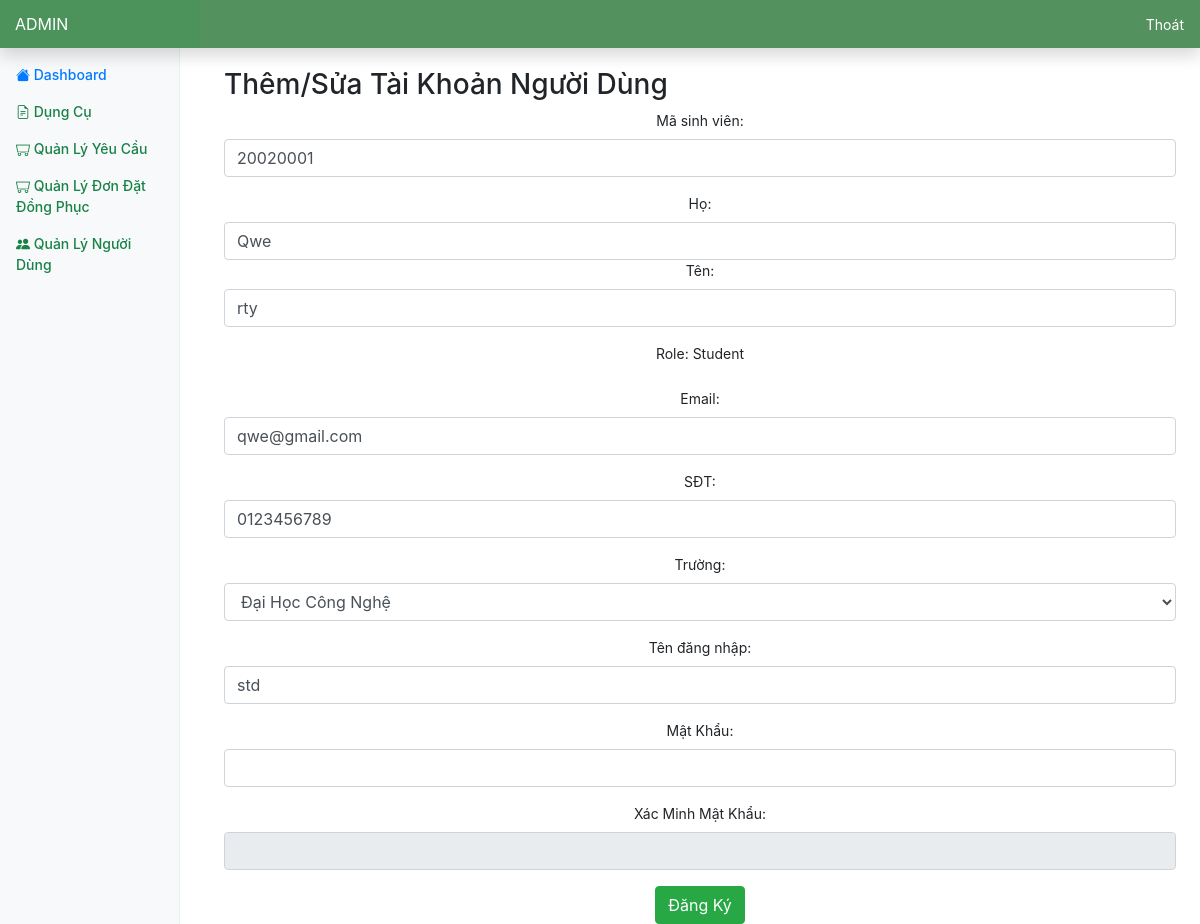
Screenshot of /admin/user/edit.php?id=20020001 with the database file from the repository.
### tables this page shows
CREATE TABLE IF NOT EXISTS `Students` (
  `studentID` INT UNSIGNED NOT NULL,
  `username` VARCHAR(16) NULL,
  `firstName` VARCHAR(30) NULL,
  `lastName` VARCHAR(30) NOT NULL,
  `email` VARCHAR(255) NOT NULL,
  `phoneNumber` VARCHAR(15) NOT NULL,
  `password` VARCHAR(255) NOT NULL,
  `school` ENUM('UET', 'ULIS', 'IS', 'UEd', 'UEB', 'SoL') NOT NULL,
  `createdAt` DATETIME NOT NULL DEFAULT NOW(),
  `modifiedAt` TIMESTAMP NOT NULL DEFAULT CURRENT_TIMESTAMP() ON UPDATE CURRENT_TIMESTAMP,  
  PRIMARY KEY (`studentID`));

### database/manager.php (called while the page is built, shortened)
<?php
function get_db_connection() {
    $connection = mysqli_connect(HOSTNAME, USERNAME, PASSWORD, DATABASE);
    return $connection ? $connection : die("Connection failed: " . mysqli_connect_error());
}
function run_mysql_query(string $query) {
    $connection = get_db_connection();
    $query = str_replace("\\", "", $query);
	mysqli_set_charset($connection, 'utf8mb4');
    $result = mysqli_query($connection, $query);
    return $result;
}

### admin/user/edit.php (the view, shortened to what this page needs)
<?php
$root_dir = '../..';
require_once("$root_dir/admin/layouts/header.php");
$id = $msg = $fullname = $email = $phone_number = $student_ID = $address = $role_id = '';
$id = $_GET['id'];
if($id != '' && $id > 0) {
	$query = "SELECT *, 'Student' AS `role` from Students where studentID = '$id'";
	$user = run_mysql_query($query)->fetch_all(MYSQLI_ASSOC)[0];
	if($user != null) {
		$student_id = $user['studentID'];
		$first_name = $user['firstName'];
		$last_name = $user['lastName'];
		$username = $user['username'];
		$email = $user['email'];
		$phone_number = $user['phoneNumber'];
		$role = $user['role'];
	} else {
		$id = 0;
	}
} else {
	$id = 0;
}
?>
<div class="row" style="margin-top: 20px;">
	<div class="col-md-12 table-responsive">
		<h3>Thêm/Sửa Tài Khoản Người Dùng</h3>
		<div class="panel panel-primary">
			<div class="panel-body" style="text-align: center;">
				<form method="post" action="modify_account.php" onsubmit="return validateForm();">
					<div class="form-group">
						<label for="student_ID">Mã sinh viên: </label>
						<input type="tel" class="form-control" id="student_id" name="student_id" value="<?=$student_id?>" required>
					</div>
					<div class="form-group">
						<label for="first_name">Họ: </label>
						<input type="text" class="form-control" id="first_name" name="first_name" value="<?=$first_name?>">
						<label for="last_name">Tên: </label>
						<input type="text" class="form-control" id="last_name" name="last_name" value="<?=$last_name?>" required>
					</div>
					<div class="form-group">
						<label for="usr">Role: <?=$role?></label>
					</div>
					<div class="form-group">
						<label for="email">Email:</label>
						<input type="email" class="form-control" id="email" name="email" value="<?=$email?>" required>
					</div>
					<div class="form-group">
						<label for="phone_number">SĐT:</label>
						<input type="tel" class="form-control" id="phone_number" name="phone_number" value="<?=$phone_number?>" required>
					</div>
					<div class = "form-group">
						<label for="school">Trường: </label>
						<select  name="school" class="form-control" required>
							<option value="UET">Đại Học Công Nghệ</option>
						</select>
					</div>
					<div class="form-group">
						<label for="username">Tên đăng nhập: </label>
						<input type="tel" class="form-control" id="username" name="username" value="<?=$username?>">
					</div>
					<div class="form-group">
						<label for="password">Mật Khẩu:</label>
						<input type="password" class="form-control" id="password" name="password">
					</div>
					<div class="form-group">
						<label for="confirmation_pwd">Xác Minh Mật Khẩu:</label>
						<input type="password" class="form-control" id="confirmation_password" disabled>
					</div>
					<button type="submit" class="btn btn-success">Đăng Ký</button>
				</form>
			</div>
		</div>
	</div>
</div>
<?php
	require_once('../layouts/footer.php');
?>

### assets/css/style.css (style rules this page uses)
body { font-size: .875rem; }

### rows the page displays
students: student_id "20020001", first_name "Qwe", last_name "rty", email "qwe@gmail.com", phone_number "0123456789", username "std"

### other values shown
$role "Student"
